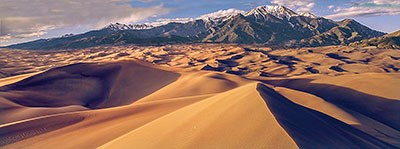
#> input picture supplier-data/images/400-dune-panorama.jpg, 400 x 149 px, found by its file name; its folder holds 3 pictures in this run
$ python changeImage.py supplier-data/images/400-dune-panorama.jpg
#> lines starting #> are read from the running program, lines starting #| are printed output that depends on the picture
#!/usr/bin/env python3

import sys
import os
from PIL import Image

# Format the images to the specifications required by the supplier and/or website requirements.

def process_image():

    # Path to images.
    image_path = "/home/student-00-17a94b58acdf/supplier-data/images/"

    # For each image that needs to be formatted, modify to specifications below.
    for image in os.listdir(image_path):
        try:
            img = Image.open(image_path + image)
#> img is the input picture: PIL image 400x149 RGB; mean R, G, B 135.4, 105.8, 100.1
            img.resize((600, 400)).convert("RGB").save(image_path + "/" + image.split('.')[0] + "." + "jpeg")
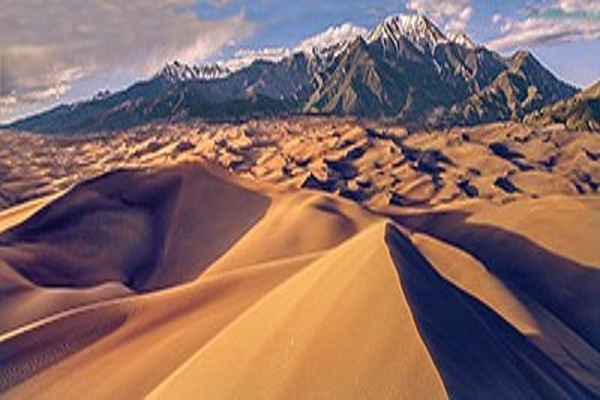
#> saved as 400-dune-panorama.jpeg: PIL image 600x400 RGB; mean R, G, B 135.4, 105.8, 100.1
            img.close()

        # If a non-image file is located, skip and hide error message.
        except IOError:
            continue
#> pass 2 of the loop in process_image, `for image in os.listdir(image_path):`:
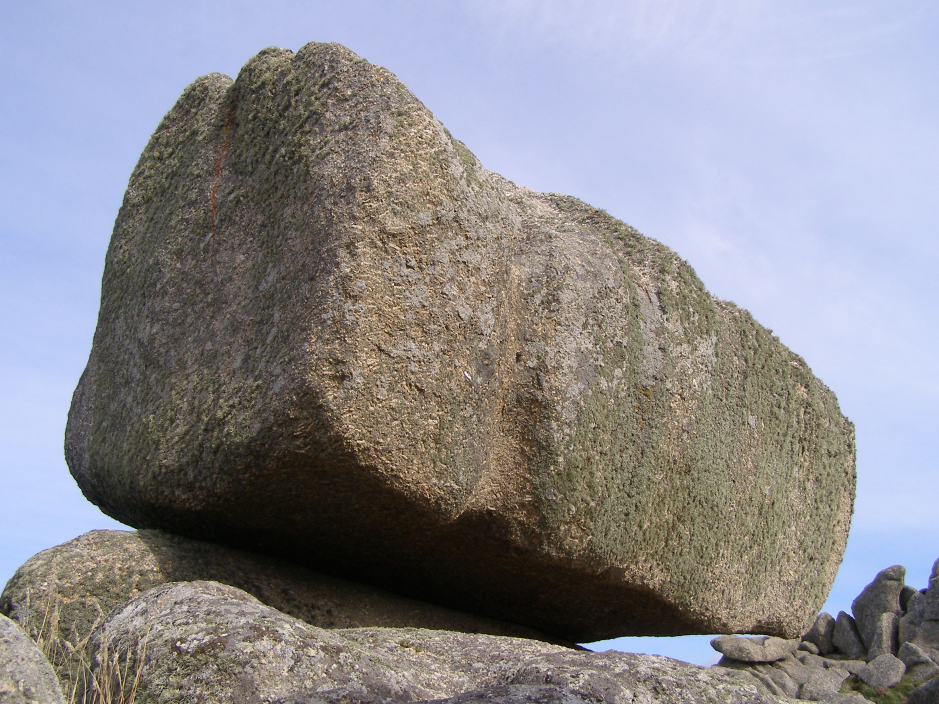
#> input picture supplier-data/images/Logan_Rock_Treen_closeup.jpg, 2816 x 2112 px, found by its file name (shown at 1/3 size)
#> in process_image, img is the input picture: PIL image 2816x2112 RGB; mean R, G, B 139.7, 138, 143.3
#> in process_image, `img.resize((600, 400)).convert("RGB").save(image_path + "/" + image.sp..`:
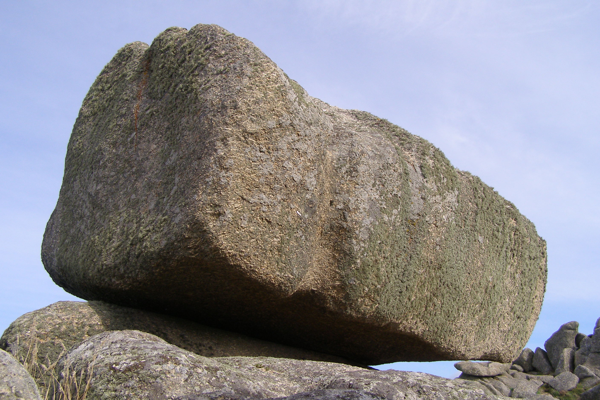
#> saved as Logan_Rock_Treen_closeup.jpeg: PIL image 600x400 RGB; mean R, G, B 139.7, 138, 143.3
#> pass 3 of the loop in process_image, `for image in os.listdir(image_path):`:
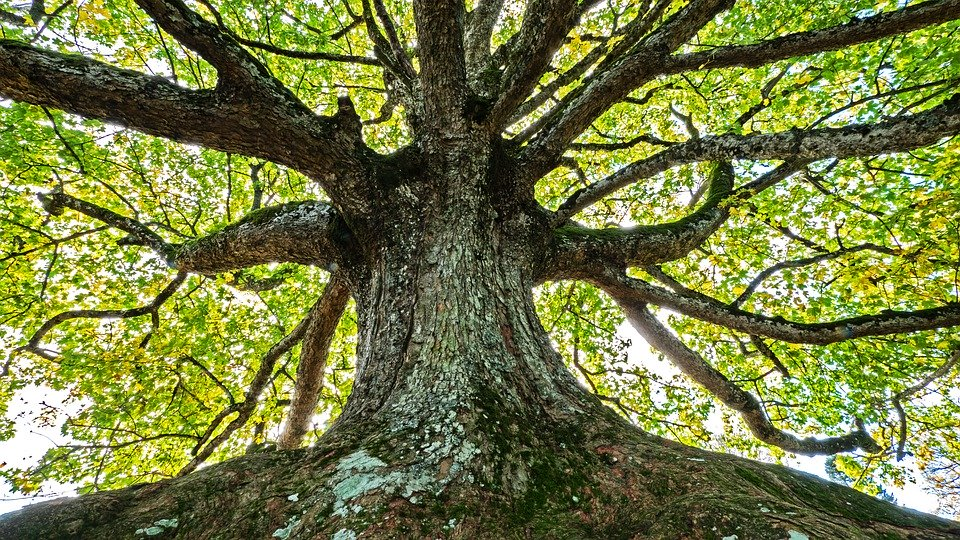
#> input picture supplier-data/images/tree-4557948_960_720.jpg, 960 x 540 px, found by its file name
#> in process_image, img is the input picture: PIL image 960x540 RGB; mean R, G, B 115.2, 123.3, 66.8
#> in process_image, `img.resize((600, 400)).convert("RGB").save(image_path + "/" + image.sp..`:
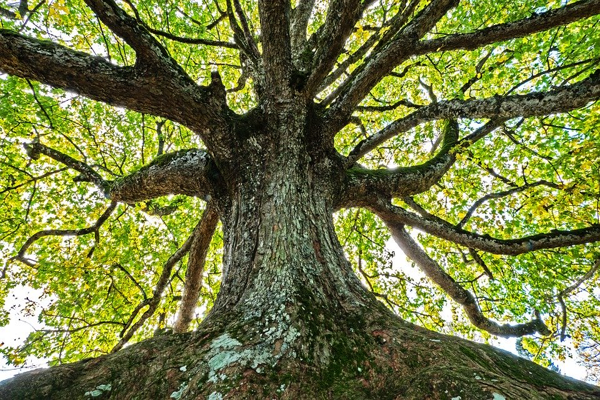
#> saved as tree-4557948_960_720.jpeg: PIL image 600x400 RGB; mean R, G, B 115.2, 123.2, 66.9

def main(argv):

    formatting = process_image()

if __name__ == "__main__":
    main(sys.argv)
